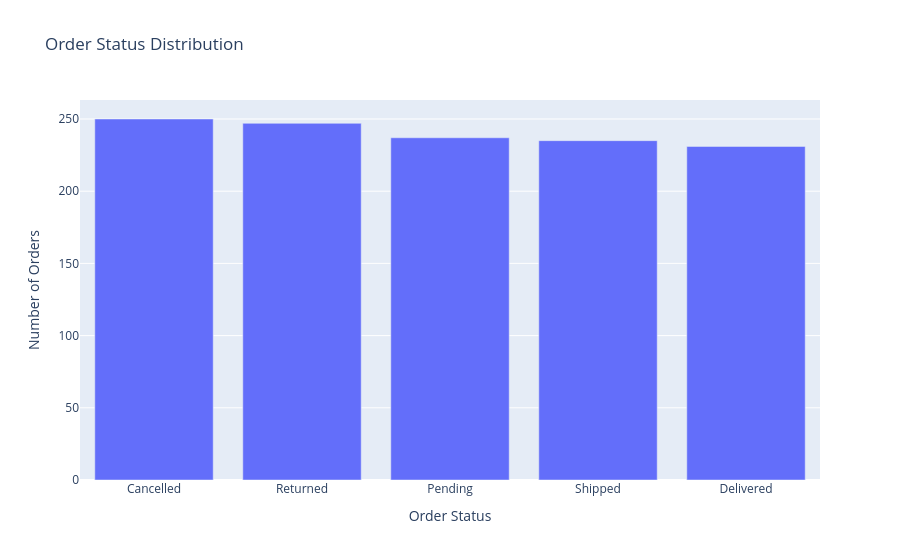

The notebook cell this image was saved under:
### Markdown cell above
### Observation

The line graph shows how total sales changed over time. It helps identify periods with higher or lower sales and makes it easier to observe any noticeable trends or fluctuations in sales throughout the dataset.

### Code cell
order_status = df['OrderStatus'].value_counts()

fig = px.bar(
    x=order_status.index,
    y=order_status.values,
    title='Order Status Distribution',
    labels={
        'x': 'Order Status',
        'y': 'Number of Orders'
    }
)

fig.show()

### Figure 1 — Plotly figure (JSON) as saved in the notebook; plotly's stock layout.template omitted (floating-point values rounded to 4 significant figures)
{"data": [{"hovertemplate": "Order Status=%{x}<br>Number of Orders=%{y}<extra></extra>", "legendgroup": "", "marker": {"color": "#636efa", "pattern": {"shape": ""}}, "name": "", "orientation": "v", "showlegend": false, "textposition": "auto", "type": "bar", "x": ["Cancelled", "Returned", "Pending", "Shipped", "Delivered"], "xaxis": "x", "y": [250, 247, 237, 235, 231], "yaxis": "y"}], "layout": {"barmode": "relative", "legend": {"tracegroupgap": 0}, "title": {"text": "Order Status Distribution"}, "xaxis": {"anchor": "y", "domain": [0, 1], "title": {"text": "Order Status"}}, "yaxis": {"anchor": "x", "domain": [0, 1], "title": {"text": "Number of Orders"}}}}
